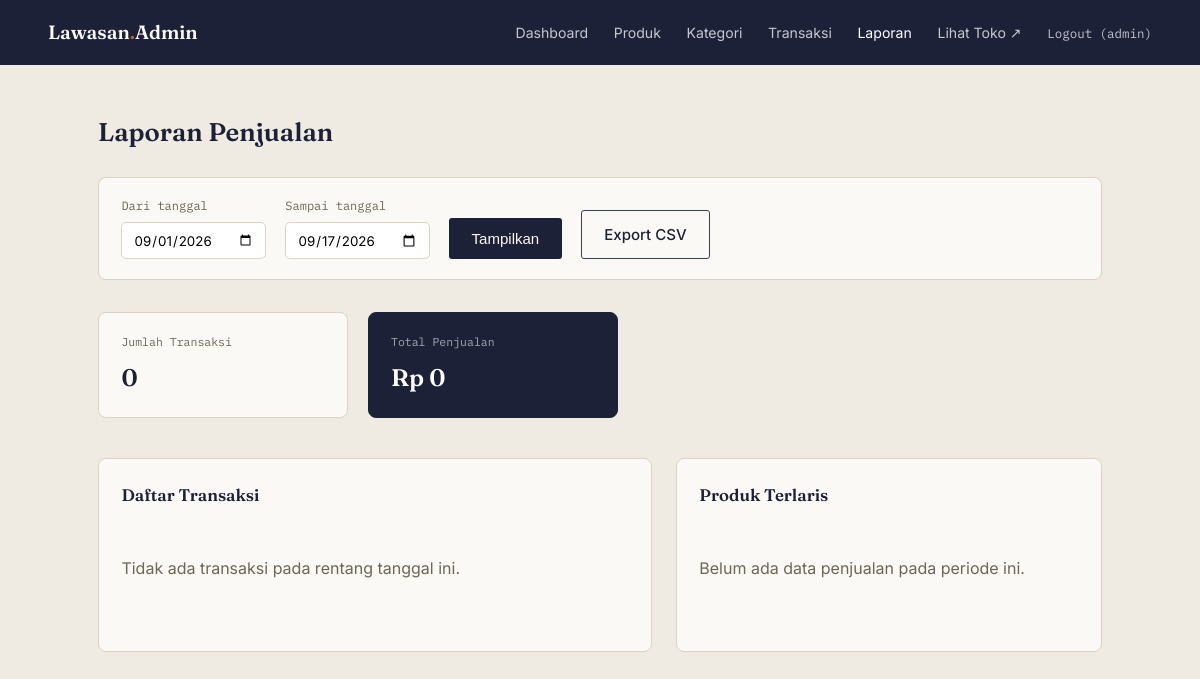
/admin/laporan.php (signed in), run on an earlier commit of the app's database.
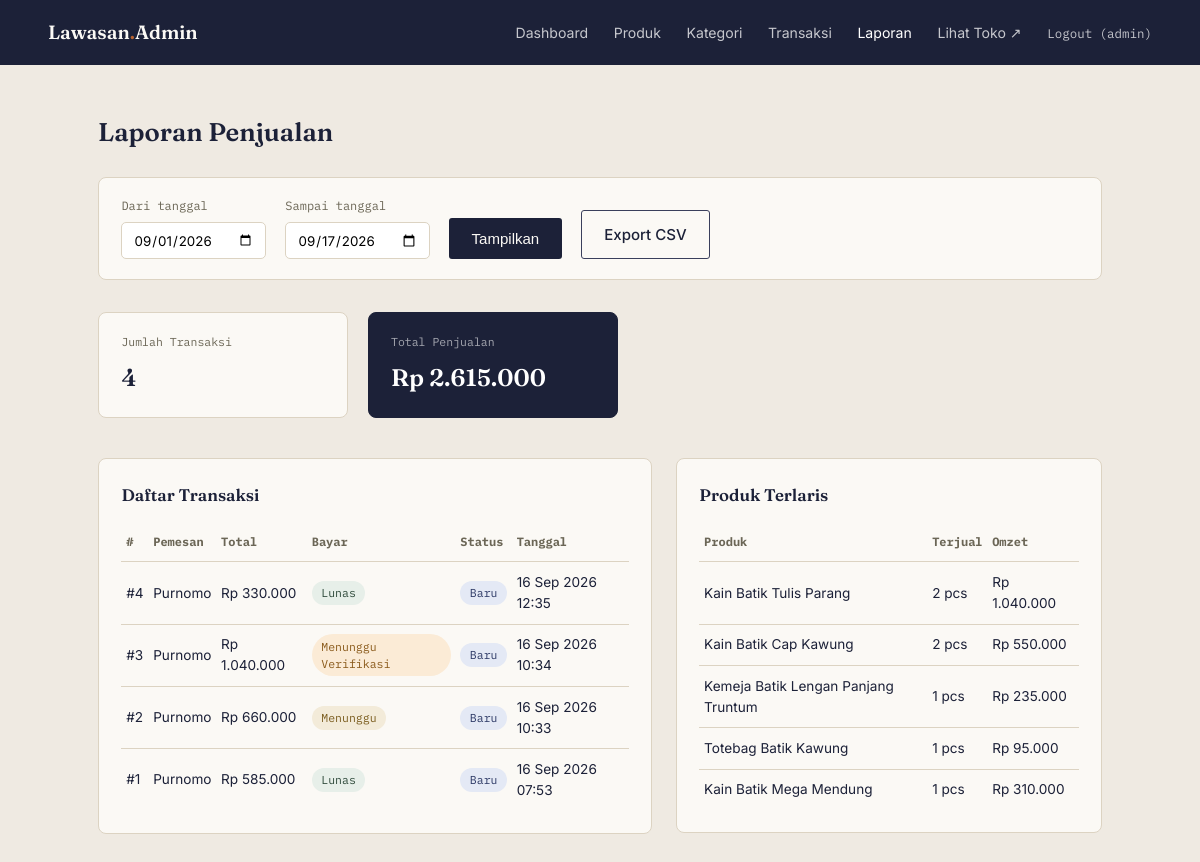
And on a later commit of the database.
### tables this page shows
CREATE TABLE `pesanan` (
  `id` int NOT NULL,
  `pelanggan_id` int DEFAULT NULL,
  `nama_pemesan` varchar(120) NOT NULL,
  `email` varchar(150) NOT NULL,
  `telepon` varchar(30) NOT NULL,
  `alamat` text NOT NULL,
  `catatan` text,
  `total` decimal(12,2) NOT NULL DEFAULT '0.00',
  `status` enum('baru','diproses','selesai') DEFAULT 'baru',
  `metode_pembayaran` enum('transfer_bank','cod') NOT NULL DEFAULT 'transfer_bank',
  `status_pembayaran` enum('menunggu','menunggu_verifikasi','lunas','ditolak') NOT NULL DEFAULT 'menunggu',
  `bukti_bayar` varchar(255) DEFAULT NULL,
  `dibuat_pada` timestamp NULL DEFAULT CURRENT_TIMESTAMP
);

### includes/helpers.php (called while the page is built, shortened)
<?php
function rupiah(float $angka): string
{
    return 'Rp ' . number_format($angka, 0, ',', '.');
}

### admin/laporan.php (the view, shortened to what this page needs)
<?php
require_once '../config/database.php';
require_once '../includes/helpers.php';
$mulai   = $_GET['mulai']   ?? date('Y-m-01');
$selesai = $_GET['selesai'] ?? date('Y-m-d');
$stmt = $pdo->prepare("
    SELECT * FROM pesanan
    WHERE DATE(dibuat_pada) BETWEEN :mulai AND :selesai
    ORDER BY dibuat_pada DESC
");
$stmt->execute([':mulai' => $mulai, ':selesai' => $selesai]);
$pesananList = $stmt->fetchAll();
$totalPeriode = array_sum(array_column($pesananList, 'total'));
$jumlahTransaksi = count($pesananList);
$stmtTerlaris = $pdo->prepare("
    SELECT pi.nama_produk, SUM(pi.jumlah) AS total_terjual, SUM(pi.subtotal) AS total_omzet
    FROM pesanan_item pi
    JOIN pesanan p ON p.id = pi.pesanan_id
    WHERE DATE(p.dibuat_pada) BETWEEN :mulai AND :selesai
    GROUP BY pi.nama_produk
    ORDER BY total_terjual DESC
    LIMIT 5
");
$stmtTerlaris->execute([':mulai' => $mulai, ':selesai' => $selesai]);
$produkTerlaris = $stmtTerlaris->fetchAll();
require_once 'includes/admin_header.php';
?>
<main class="admin-main">
  <h1>Laporan Penjualan</h1>
  <form class="report-filter" method="get">
    <div>
      <label for="mulai">Dari tanggal</label>
      <input type="date" id="mulai" name="mulai" value="<?= htmlspecialchars($mulai) ?>">
    </div>
    <div>
      <label for="selesai">Sampai tanggal</label>
      <input type="date" id="selesai" name="selesai" value="<?= htmlspecialchars($selesai) ?>">
    </div>
    <button type="submit" class="btn btn--solid">Tampilkan</button>
    <a href="laporan_export.php?mulai=<?= urlencode($mulai) ?>&selesai=<?= urlencode($selesai) ?>" class="btn btn--ghost">Export CSV</a>
  </form>
  <div class="stat-grid stat-grid--report">
    <div class="stat-card">
      <p class="stat-card__label">Jumlah Transaksi</p>
      <p class="stat-card__value"><?= $jumlahTransaksi ?></p>
    </div>
    <div class="stat-card stat-card--accent">
      <p class="stat-card__label">Total Penjualan</p>
      <p class="stat-card__value"><?= rupiah($totalPeriode) ?></p>
    </div>
  </div>
  <div class="dashboard-grid">
    <section class="dashboard-panel">
      <div class="dashboard-panel__head"><h2>Daftar Transaksi</h2></div>
      <?php if (empty($pesananList)): ?>
        <p class="empty-state">Tidak ada transaksi pada rentang tanggal ini.</p>
      <?php else: ?>
        <table class="admin-table">
          <thead><tr><th>#</th><th>Pemesan</th><th>Total</th><th>Bayar</th><th>Status</th><th>Tanggal</th></tr></thead>
          <tbody>
            <?php foreach ($pesananList as $p): ?>
              <tr>
                <td>#<?= $p['id'] ?></td>
                <td><?= htmlspecialchars($p['nama_pemesan']) ?></td>
                <td><?= rupiah($p['total']) ?></td>
                <td><span class="badge-status badge-status--<?= htmlspecialchars($p['status_pembayaran']) ?>"><?= str_replace('_', ' ', $p['status_pembayaran']) ?></span></td>
                <td><span class="badge-status badge-status--<?= htmlspecialchars($p['status']) ?>"><?= htmlspecialchars($p['status']) ?></span></td>
                <td><?= date('d M Y H:i', strtotime($p['dibuat_pada'])) ?></td>
              </tr>
            <?php endforeach; ?>
          </tbody>
        </table>
      <?php endif; ?>
    </section>
    <section class="dashboard-panel">
      <div class="dashboard-panel__head"><h2>Produk Terlaris</h2></div>
      <?php if (empty($produkTerlaris)): ?>
        <p class="empty-state">Belum ada data penjualan pada periode ini.</p>
      <?php else: ?>
        <table class="admin-table">
          <thead><tr><th>Produk</th><th>Terjual</th><th>Omzet</th></tr></thead>
          <tbody>
            <?php foreach ($produkTerlaris as $t): ?>
              <tr>
                <td><?= htmlspecialchars($t['nama_produk']) ?></td>
                <td><?= (int) $t['total_terjual'] ?> pcs</td>
                <td><?= rupiah($t['total_omzet']) ?></td>
              </tr>
            <?php endforeach; ?>
          </tbody>
        </table>
      <?php endif; ?>
    </section>
  </div>
</main>
<?php require_once 'includes/admin_footer.php'; ?>

What changed in the data, as far as the page shows it:
added pesanan: id "4", nama_pemesan "Purnomo", total "Rp 330.000", status_pembayaran "Lunas", status "Baru", dibuat_pada "16 Sep 2026 12:35"
added pesanan: id "3", nama_pemesan "Purnomo", total "Rp 1.040.000", status_pembayaran "Menunggu Verifikasi", status "Baru", dibuat_pada "16 Sep 2026 10:34"
added pesanan: id "2", nama_pemesan "Purnomo", total "Rp 660.000", status_pembayaran "Menunggu", status "Baru", dibuat_pada "16 Sep 2026 10:33"
added pesanan: id "1", nama_pemesan "Purnomo", total "Rp 585.000", status_pembayaran "Lunas", status "Baru", dibuat_pada "16 Sep 2026 07:53"
Also different on the page:
$jumlahTransaksi: "0" → "4"
rupiah($totalPeriode): "Rp 0" → "Rp 2.615.000"
text no longer shown: "Tidak ada transaksi pada rentang tanggal ini. Belum ada data penjualan pada periode ini."
text now shown: "# Pemesan Total Bayar Status Tanggal Produk Terjual Omzet"
new list line: "Kain Batik Tulis Parang 2 pcs Rp 1.040.000"
new list line: "Kain Batik Cap Kawung 2 pcs Rp 550.000"
new list line: "Kemeja Batik Lengan Panjang Truntum 1 pcs Rp 235.000"
new list line: "Totebag Batik Kawung 1 pcs Rp 95.000"
new list line: "Kain Batik Mega Mendung 1 pcs Rp 310.000"
